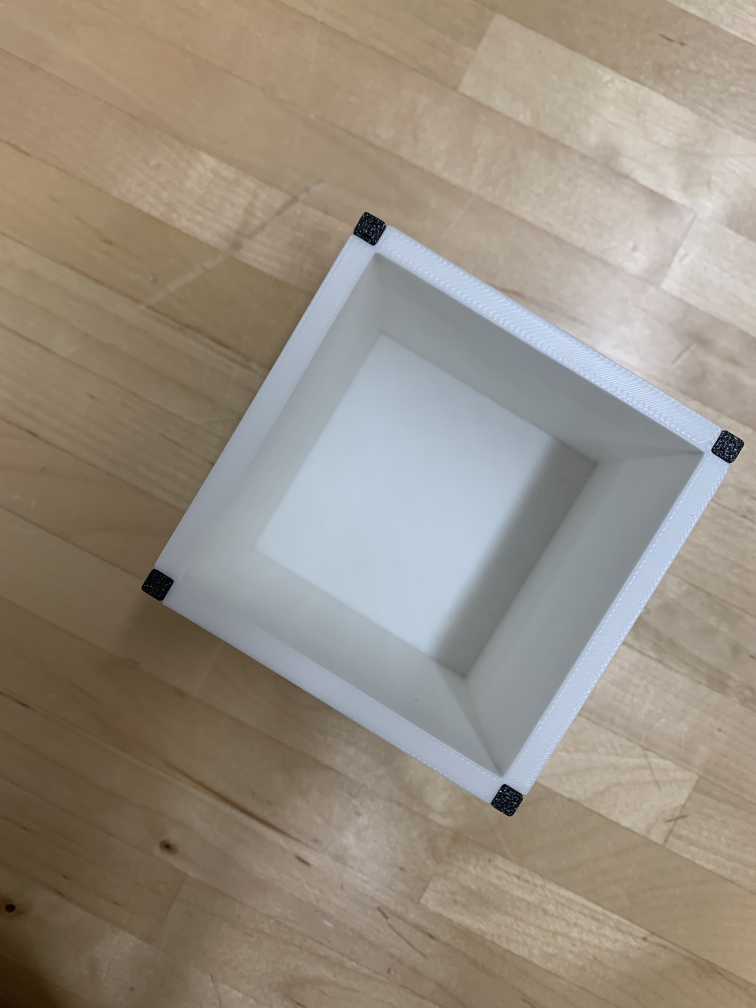
#> input picture tests/Test Images/IMG_7288.jpg, 3024 x 4032 px (shown at 1/4 size)
$ python 'Image Processing.py'
#> lines starting #> are read from the running program, lines starting #| are printed output that depends on the picture; after the words box and inside, x2 and y2 are one past the last pixel; in counts of white or black regions, pixels touching at a corner belong together; long printed decimals are rounded
#> further down, img is the input picture: shape (4032, 3024, 3); mean B, G, R 129.9, 142.4, 151.7
import math
import cv2
import numpy as np


def process_image(image, blur, sensitivity, loops=0):
#> called with blur = 9, sensitivity = 0.2, loops = 0
    if loops > 100:
        print("!!Failed to Find Crate!!")
        cv2.imshow('Processed image', image)
        cv2.waitKey(0)
        cv2.destroyAllWindows()
        return
    print(blur, sensitivity)
    # resize the image
    image = cv2.resize(image, (600, 800))  # Resize to 800x600
    # Apply a Gaussian blur to reduce noise
    blurred_image = cv2.GaussianBlur(image, (blur, blur), 0)
    # cv2.imshow('Blurred Image', blurred_image)

    # create copy of image to draw on
    image_copy = image.copy()

    # Convert image to grayscale for edge detection
    img_gray = cv2.cvtColor(blurred_image, cv2.COLOR_BGR2GRAY)
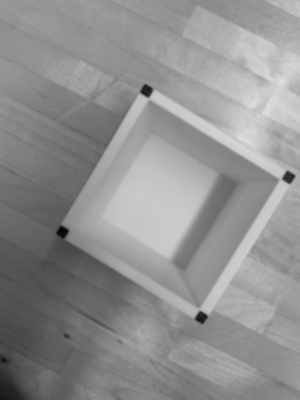
#> img_gray: shape (800, 600) (shown at 1/2 size); min 7, max 224, mean 143.7
    # cv2.imshow('Gray Scale', img_gray)

    # Calculate limits for edge detection using the grayscale image
    median = np.mean(blurred_image)
#> median = 141.3
    lower = int(max(0, (1.0 - sensitivity) * median))
#> lower = 113
    upper = int(min(255, (1.0 + sensitivity) * median))
#> upper = 169

    # Detect edges followed by 1 iteration of dilation and erosion to remove any background noise.
    edge_image = cv2.Canny(img_gray, lower, upper)
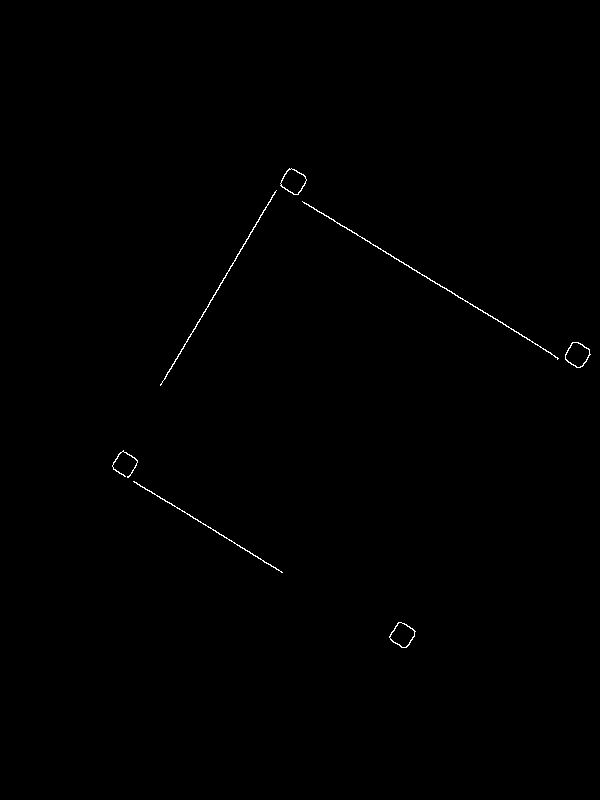
#> edge_image: shape (800, 600); 0.28% white in thin lines or dots, all inside (x1, y1, x2, y2) = (112, 168, 591, 648)
    edge_image = cv2.dilate(edge_image, None, iterations=1)
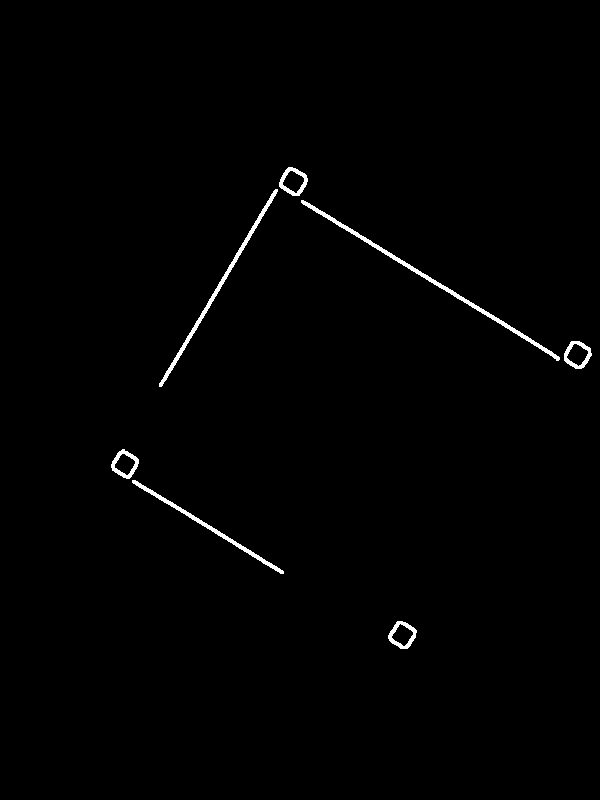
#> edge_image: shape (800, 600); 0.85% white; 7 white regions, largest, box (x1, y1, x2, y2) and area: (301, 200, 560, 361) 1236, (159, 189, 278, 387) 931, (132, 480, 284, 574) 717
    edge_image = cv2.erode(edge_image, None, iterations=1)

    # Find contours
    contours, hierarchy = cv2.findContours(edge_image, cv2.RETR_EXTERNAL, cv2.CHAIN_APPROX_NONE)
#> contours = 7 contours; box (x1, y1, x2, y2) and area: (280, 168, 307, 195) 446, (565, 342, 591, 368) 434, (389, 622, 416, 648) 421, (112, 450, 138, 478) 412, (302, 201, 559, 360) 142, (160, 190, 277, 386) 105, (133, 481, 283, 573) 79

    # Define arrays of important objects
    large_contours = []
    squares = []
    center_points = []

    # Detect squares and draw them on the image
    for c in contours:
        # filter out small contours
        if cv2.contourArea(c) < 25:
            continue  # skip small contours
        large_contours.append(c)

        # apply approximation algorithm to simplify contours
        epsilon = 0.1 * cv2.arcLength(c, True)

        # find bounding box around each contour
        rect = cv2.minAreaRect(c)
        box = cv2.boxPoints(rect)
        box = np.array(box, dtype='int')

        # Get the width and height from the rectangle
        (w, h) = rect[1]
        if h == 0 or w == 0:
            continue  # avoid division by zero

        # Compute the aspect ratio (ensure it's >= 1 for logic to work)
        aspect_ratio = float(w) / h if w >= h else float(h) / w

        # contour is a square if aspect ratio is within 10% of 1
        is_square = aspect_ratio <= 1.1

        # if it is a square
        if is_square:
            # add to list of squares
            squares.append(rect)
            # Calculate centroid
            cX, cY = np.array(np.mean(box, axis=0), dtype='int')
            center_points.append([cX, cY])
            # draw contours on original image
            cv2.drawContours(image, c, -1, (0, 255, 255), 1)
            # draw the bounding box, center point, and corner circles
            cv2.drawContours(image_copy, [box], -1, (255, 0, 0), 2)
            cv2.drawContours(image_copy, [box], -1, (255, 0, 0), 2)
            cv2.circle(image_copy, (cX, cY), 2, (0, 0, 255), 3)
            for (x, y) in list(box):
                # print('(x,y):',(x,y))
                cv2.circle(image_copy, (x, y), 2, (255, 0, 0), 2)
#> this loop made 7 passes
#> (epsilon, rect, box, w, h, aspect_ratio, is_square, cX) on passes 1, 3, 4: (8.09, ((402.1, 634.6), (22.15, 21.62), -57.99), [[405, 649], [387, 638], [398, 619], [417, 630]], 22.15, 21.62, 1.02, True, 401), (8.23, ((124.6, 463.7), (21.62, 21.41), -57.99), [[127, 478], [109, 467], [121, 448], [139, 460]], 21.62, 21.41, 1.01, True, 124), (8.13, ((577.1, 354.4), (22.81, 22.12), -59.04), [[580, 369], [561, 358], [573, 338], [592, 350]], 22.81, 22.12, 1.03, True, 576)
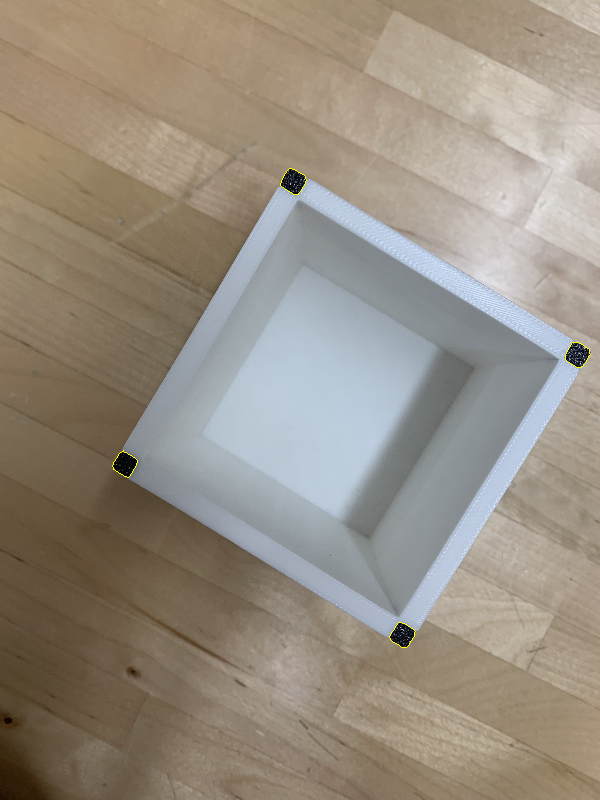
#> image: shape (800, 600, 3); mean of channels 0, 1, 2 129.8, 142.4, 151.7; drawn as B, G, R
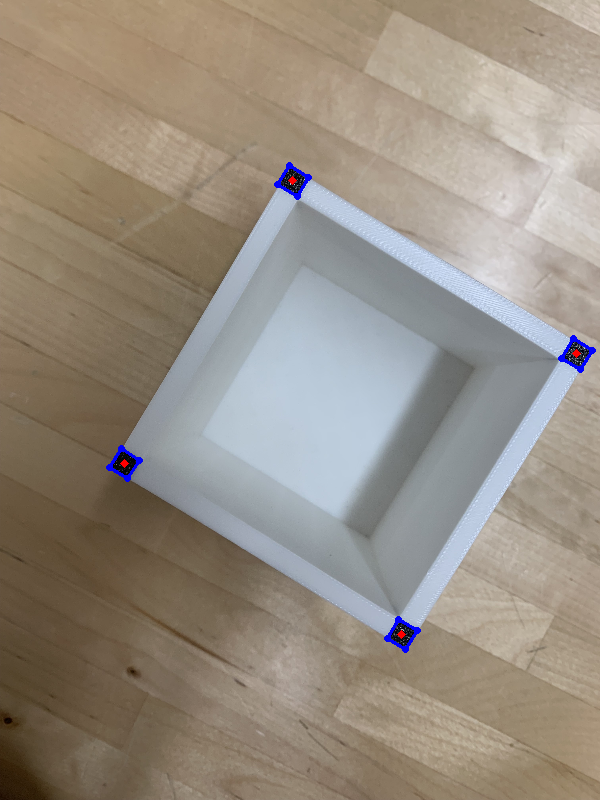
#> image_copy: shape (800, 600, 3); mean of channels 0, 1, 2 130.2, 142, 151.3; drawn as B, G, R
#> after the loop, center_points = [[401, 634], [124, 463], [576, 353], [292, 180]]; large_contours has the same summary as contours; squares = [((402.1, 634.6), (22.15, 21.62), -57.99), ((124.6, 463.7), (21.62, 21.41), -57.99), ((577.1, 354.4), (22.81, 22.12), -59.04), ((293.1, 181), (22.29, 22.81), -59.04)]

    # draw point in center of image
    image_center = [int(image.shape[1] / 2), int(image.shape[0] / 2)]
    cv2.circle(image_copy, image_center, 2, (0, 255, 0), 4)
#> image_copy: shape (800, 600, 3); 0.01% of pixels changed, all inside (x1, y1, x2, y2) = (296, 396, 305, 405)

    # define adjustment variables. Variables will be updated in later stage
    shift_x = 0
    shift_y = 0
    twist = 0

    # convert list of center points and squares to an array
    center_points = np.array(center_points)

    # determine orientation of box based on number of squares detected
    if len(squares) < 3:  # didn't find any squares
        print('Found %i sqaures(s)' %len(squares))
        if 9 >= blur > 1:  # reprocess image with less blur
            process_image(image, blur - 2, sensitivity, loops+1)
        elif blur == 1 and sensitivity < 1:  # reprocess image with more sensitivity
            process_image(image, 9, sensitivity + 0.05, loops+1)
        elif sensitivity >= 1:
            process_image(image, 9, sensitivity - .05, loops+1)
        return None

    elif len(squares) == 3:
        print('Three Squares Found')
        # use center points of squares to construct a box
        (x, y), rad = cv2.minEnclosingCircle(center_points)
        # if square one is significantly larger than the others
        if(squares[0][1][0] > 1.25*squares[1][1][0]) and (squares[0][1][0] > 1.25*squares[2][1][0]):
            # assume that it contains the entire crate.
            crate_center = [int(squares[0][0][0]), int(squares[0][0][1])]
            rect = squares[0]
        # if square two is significantly larger than the others
        elif(squares[1][1][0] > 1.25*squares[0][1][0]) and (squares[1][1][0] > 1.25*squares[2][1][0]):
            # assume that is contains the entire crate.
            crate_center = [int(squares[1][0][0]), int(squares[1][0][1])]
            rect = squares[1]
        # if square two is significantly larger than the others
        elif (squares[2][1][0] > 1.25*squares[0][1][0]) and (squares[2][1][0] > 1.25*squares[1][1][0]):
            # assume that is contains the entire crate.
            crate_center = [int(squares[2][0][0]), int(squares[2][0][1])]
            rect = squares[2]
        # otherwise assume three corners were found
        else:
            crate_center = [int(x), int(y)]
            cv2.circle(image_copy, crate_center, int(rad), (0, 0, 255), 2)
            rect = cv2.minAreaRect(center_points)
        box = cv2.boxPoints(rect)
        box = np.array(box, dtype='int')
        cv2.drawContours(image_copy, [box], -1, (0, 0, 255), 2)
        # calculate adjustments
        side_length = np.max(rect[1])
        shift_x = (image_center[0] - crate_center[0]) * CRATE_WIDTH / side_length
        shift_y = (image_center[1] - crate_center[1]) * CRATE_WIDTH / side_length
        twist = rect[-1] % 90
        # only need to rotate angles less than 45 degrees
        if twist > 45:
            twist = twist - 90
    elif len(squares) == 4:  # found 3 - 4 squares, assume 3-4 corners found
        print('Four Squares Found')
        # use center points of squares to construct a box
        rect = cv2.minAreaRect(center_points)
#> rect = ((347.9, 407.9), (331, 332.5), -58.65)
        box = np.array(cv2.boxPoints(rect), dtype=int)
#> box = [[403, 635], [119, 462], [292, 180], [576, 353]]
        # use side length of rectangle as reference for length
        side_length = np.max(rect[1])
#> side_length = 332.5
        # find center of bounding box
        crate_center = [int(rect[0][0]), int(rect[0][1])]
#> crate_center = [347, 407]
        cv2.drawContours(image_copy, [box], -1, (0, 0, 255), 2)
        # calculate adjustments
        shift_x = (image_center[0] - crate_center[0]) * CRATE_WIDTH / side_length
#> shift_x = -10.6
        shift_y = (image_center[1] - crate_center[1]) * CRATE_WIDTH / side_length
#> shift_y = -1.58
        # find angle to the nearest 90 degrees
        twist = rect[-1] % 90
#> twist = 31.35
        # only need to rotate angles less than 45 degrees
        if twist > 45:
            twist = twist - 90
    else:
        print('More than 4 squares found, could not find crate')
        crate_center = image_center

    # draw center point
    cv2.circle(image_copy, crate_center, 2, (0, 0, 255), 4)
#> image_copy: shape (800, 600, 3); mean of channels 0, 1, 2 128.4, 140.4, 152.1
    # draw array from point center to image center
    print(crate_center)
#| [347, 407]
    cv2.arrowedLine(image_copy, crate_center, image_center, (0, 0, 0), 1)
#> image_copy: shape (800, 600, 3); mean of channels 0, 1, 2 128.4, 140.4, 152.1

    # draw adjustments onto image
    cv2.putText(
        image_copy,  # image on which to draw text
        'Shift X = %.4f mm' % shift_x,
        (10, 20),  # bottom left corner of text
        cv2.FONT_HERSHEY_SIMPLEX,  # font to use
        0.5,  # font scale
        (255, 0, 0),  # color
        1,  # line thickness
    )
    cv2.putText(
        image_copy,  # image on which to draw text
        'Shift Y = %.4f mm' % shift_y,
        (10, 40),  # bottom left corner of text
        cv2.FONT_HERSHEY_SIMPLEX,  # font to use
        0.5,  # font scale
        (255, 0, 0),  # color
        1,  # line thickness
    )
    cv2.putText(
        image_copy,  # image on which to draw text
        'Twist = %.4f deg' % twist,
        (10, 60),  # bottom left corner of text
        cv2.FONT_HERSHEY_SIMPLEX,  # font to use
        0.5,  # font scale
        (255, 0, 0),  # color
        1,  # line thickness
    )
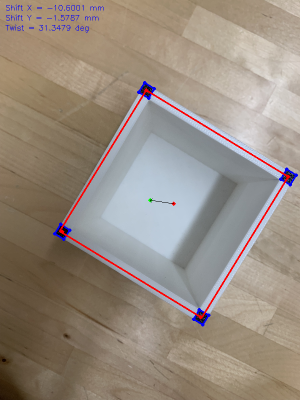
#> image_copy: shape (800, 600, 3) (shown at 1/2 size); mean of channels 0, 1, 2 128.6, 140.1, 151.8; drawn as B, G, R

    print('twist:', twist, "deg")
#| twist: 31.348 deg
    print('shift X:', shift_x, "mm")
#| shift X: -10.600 mm
    print('Shift Y:', shift_y, "mm")
#| Shift Y: -1.579 mm

    # draw all large contours on the image
    # cv2.drawContours(image, large_contours, contourIdx=-1, color=(0, 255, 0), thickness=2, lineType=cv2.LINE_AA)

    # Display results
    # cv2.imshow('Segmented Image', segmented_img)
    # cv2.imshow('Edges', edge_image)
    cv2.imshow('Processed Image', image_copy)
    cv2.waitKey(0)
    cv2.destroyAllWindows()
    # rotate image based on calculation and reprocess
    M = cv2.getRotationMatrix2D(crate_center, twist, 1)
#> M = [[0.854, 0.52, -161.1], [-0.52, 0.854, 239.9]]
    (h, w) = image.shape[:2]
    rotated = cv2.warpAffine(image, M, (w, h))
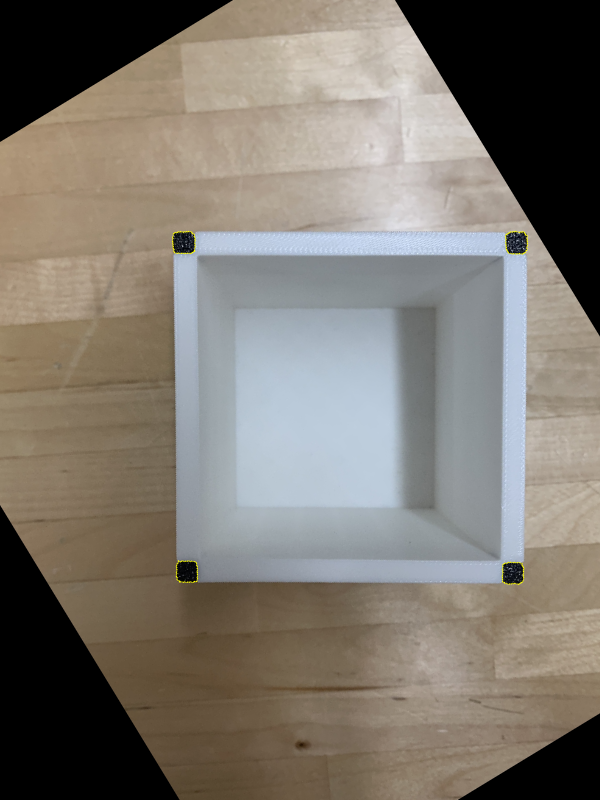
#> rotated: shape (800, 600, 3); mean of channels 0, 1, 2 110.8, 119.3, 125.4; drawn as B, G, R
    cv2.imshow('Rotated Image', rotated)
    cv2.waitKey(0)
    cv2.destroyAllWindows()
    return shift_x, shift_y, twist


if __name__ == '__main__':
    # define system constants
    CRATE_WIDTH = 75  # mm

    # Read the image
    img = cv2.imread('Test Images/IMG_7288.jpg')
    process_image(img, 9, 0.2)

$ run again, with tests/Test Images/IMG_7284.jpg copied over tests/Test Images/IMG_7288.jpg
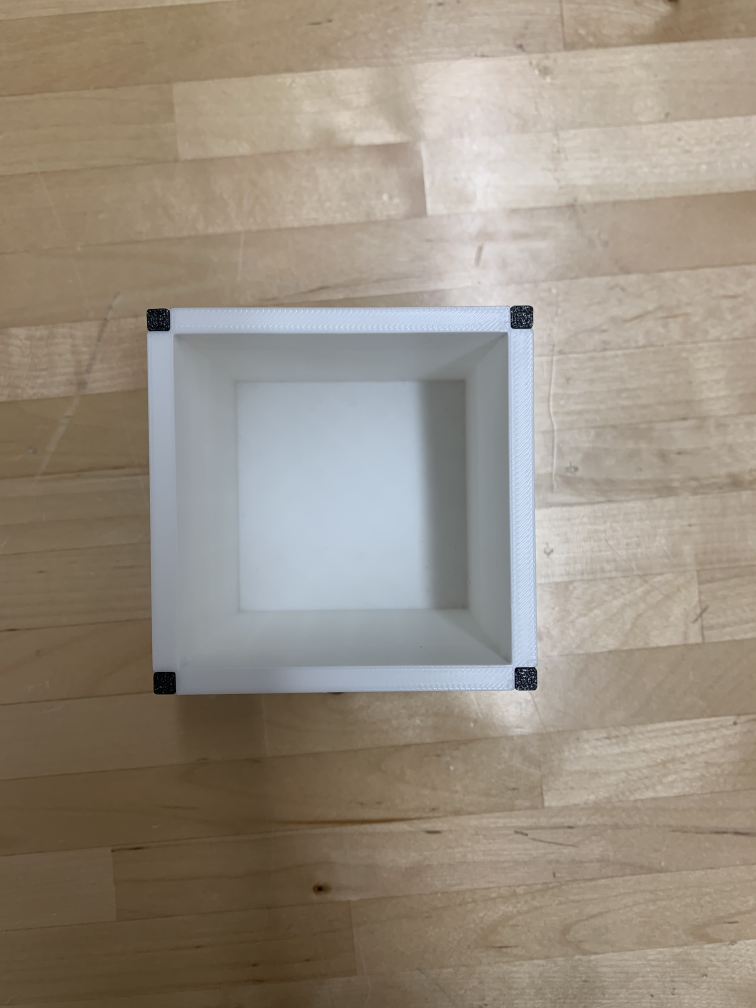
#> input picture tests/Test Images/IMG_7284.jpg, 3024 x 4032 px (shown at 1/4 size)
#> img is the input picture: shape (4032, 3024, 3); mean B, G, R 128.6, 142.2, 152.2
#> median = 140.9
#> lower = 112
#> upper = 169
#> in process_image, `edge_image = cv2.dilate(edge_image, None, iterations=1)`:
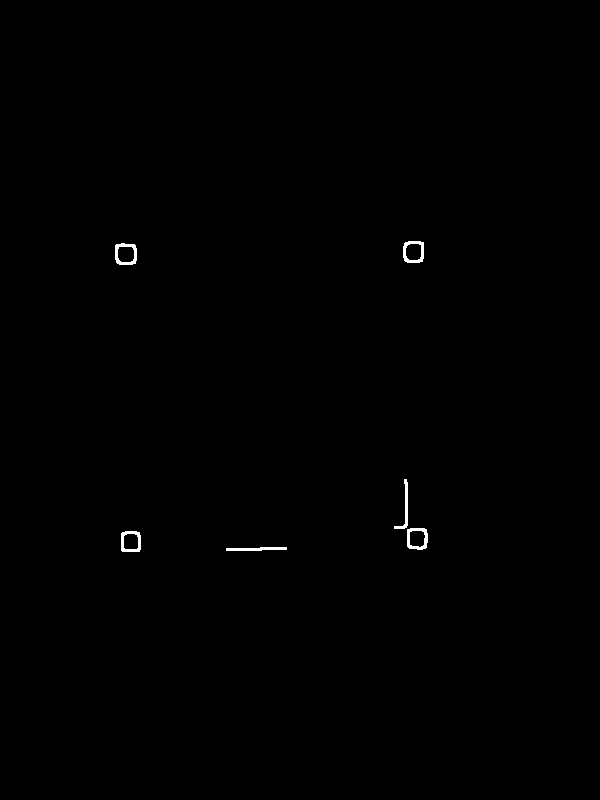
#> edge_image: shape (800, 600); 0.26% white; 6 white regions, box (x1, y1, x2, y2) and area: (115, 243, 137, 265) 222, (407, 528, 428, 550) 219, (403, 241, 424, 263) 215, (121, 531, 141, 552) 206, (226, 547, 287, 551) 185, (394, 479, 408, 529) 183
#> contours = 6 contours, 2 with area under 20; largest, box (x1, y1, x2, y2) and area: (116, 244, 136, 264) 326, (404, 242, 423, 262) 318, (408, 529, 427, 549) 312, (122, 532, 140, 551) 294
#> the loop in process_image, `for c in contours:` made 6 passes
#> (epsilon, rect, box, w, h, aspect_ratio, cX, cY) on passes 2, 3, 5, 6: (6.65, ((130.5, 541), (18, 17), -90), [[139, 550], [122, 550], [122, 532], [139, 532]], 18, 17, 1.06, 130, 541), (6.87, ((417, 538.5), (19, 18), -90), [[426, 548], [408, 548], [408, 529], [426, 529]], 19, 18, 1.06, 417, 538), (7.01, ((125.5, 253.5), (19, 19), -90), [[135, 263], [116, 263], [116, 244], [135, 244]], 19, 19, 1, 125, 253), (6.87, ((413, 251.5), (19, 18), -90), [[422, 261], [404, 261], [404, 242], [422, 242]], 19, 18, 1.06, 413, 251)
#> after the loop in process_image, `for c in contours:`: center_points = [[130, 541], [417, 538], [125, 253], [413, 251]]; large_contours = 4 contours; box (x1, y1, x2, y2) and area: (116, 244, 136, 264) 326, (404, 242, 423, 262) 318, (408, 529, 427, 549) 312, (122, 532, 140, 551) 294; squares = [((130.5, 541), (18, 17), -90), ((417, 538.5), (19, 18), -90), ((125.5, 253.5), (19, 19), -90), ((413, 251.5), (19, 18), -90)]
#> in process_image, `rect = cv2.minAreaRect(center_points)`: rect = ((271, 395.5), (288, 289), -0.798)
#> in process_image, `box = np.array(cv2.boxPoints(rect), dtype=int)`: box = [[129, 542], [124, 253], [412, 248], [417, 538]]
#> side_length = 289
#> crate_center = [271, 395]
#> shift_x = 7.52
#> shift_y = 1.3
#> in process_image, `twist = rect[-1] % 90`: twist = 89.2
#> in process_image, `twist = twist - 90`: twist = -0.798
#| [271, 395]
#| twist: -0.7985 deg
#| shift X: 7.525 mm
#| Shift Y: 1.297 mm
#> M = [[1, -0.0139, 5.53], [0.0139, 1, -3.74]]
#> in process_image, `rotated = cv2.warpAffine(image, M, (w, h))`:
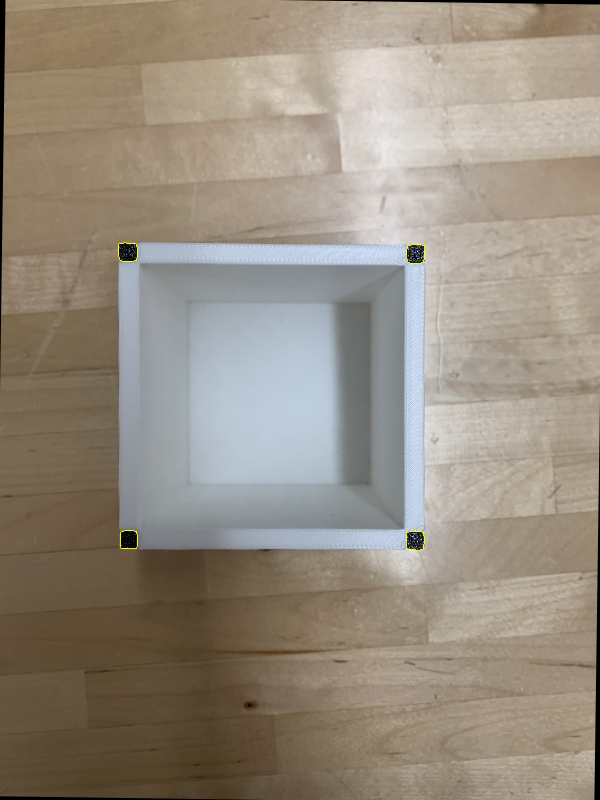
#> rotated: shape (800, 600, 3); mean of channels 0, 1, 2 127.7, 141.3, 151.2; drawn as B, G, R
